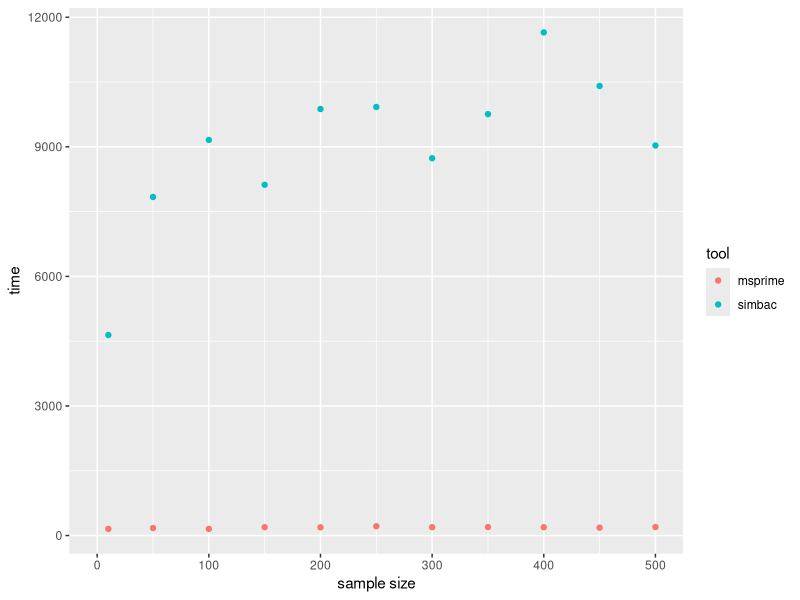
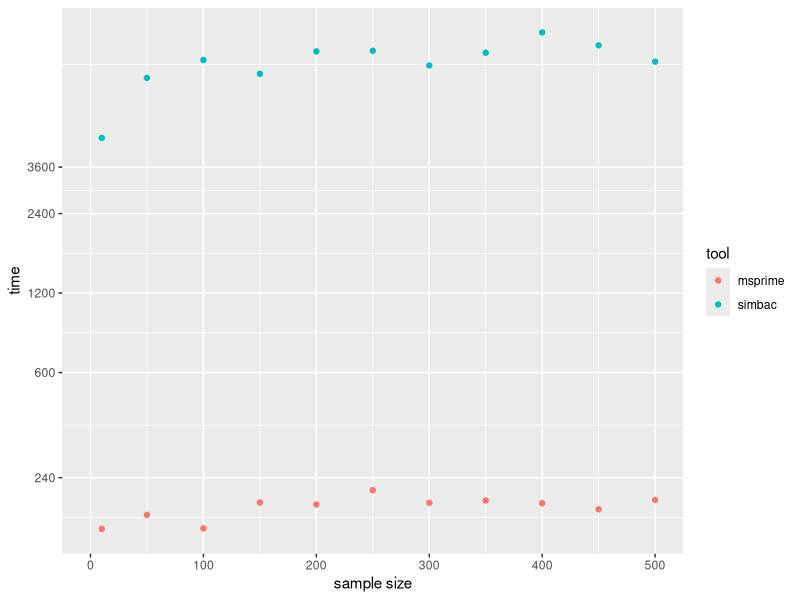

The R source for these figures, in order:
# R script to generate simple performance charts of msprime VS simbac
# create pdf figure with command line:
# Rscript plot_performance_gene_conversion.R


df = read.csv(file = "./data/simbac.csv")

library(ggplot2)


pdf(file = "./figures/gene_conversion/gc_perf.pdf", width = 6, height = 3)
ggplot(data = df, aes(x = sample_size, y = time, color = tool)) +
  geom_point() + 
  labs(x = "sample size") +
  xlim(0,500)

    #coord_trans(y="log2") + 
  #scale_x_continuous("sample size", breaks = c(10,50,100,500,1000,4000,10000), labels = c("10","50","100", "500","1000", "4000", "10000"), c(0,10000), trans = "log2")
  #scale_x_continuous("sample size", breaks = c(10,50,100,500,1000), labels = c("10","50","100", "500","1000"), c(0,1000))

  
dev.off()


pdf(file = "./figures/gene_conversion/gc_perf_log.pdf", width = 6, height = 3)
ggplot(data = df, aes(x = sample_size, y = time, color = tool)) +
  geom_point() +
  labs(x = "sample size") +
  xlim(0,500) +
  #coord_trans(y="log2")
  scale_y_continuous("time", breaks = c(10,60,120,240,600,1200,2400,3600), trans = "log2" )

    #coord_trans(y="log2") + 
  #scale_x_continuous("sample size", breaks = c(10,50,100,500,1000,4000,10000), labels = c("10","50","100", "500","1000", "4000", "10000"), c(0,10000), trans = "log2")
  #scale_x_continuous("sample size", breaks = c(10,50,100,500,1000), labels = c("10","50","100", "500","1000"), c(0,1000))


dev.off()

